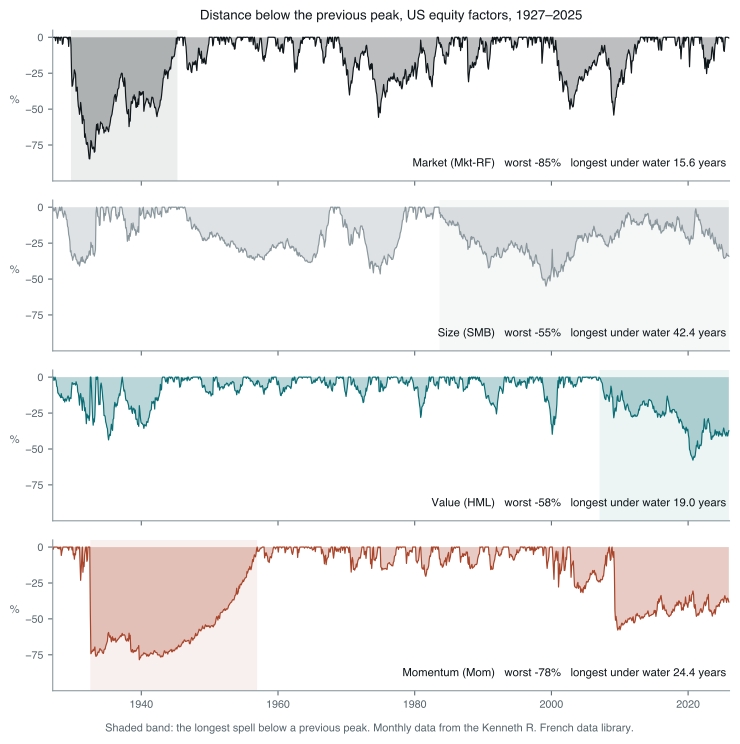

Reproduce this figure in Python.
# Ninety-nine years of the four best-known US equity return sources, from the
# Kenneth French data library: how deep and how long their drawdowns ran, how
# their returns changed after publication, and how much of a 10-month moving-
# average timing rule's return is timing rather than simply being invested.
#
# The data are downloaded (and cached in the system temp directory) rather than
# committed. The sample is pinned to end in December 2025 so the printed tables
# are stable; the library occasionally revises history, which can move the last
# digit. Offline with outputs already present, the script leaves them alone.
#
# Run standalone:  uv run --no-project --with matplotlib,numpy python <path>

import os

os.environ.setdefault("SOURCE_DATE_EPOCH", "1735689600")

import matplotlib

matplotlib.use("Agg")
matplotlib.rcParams["svg.fonttype"] = "path"
matplotlib.rcParams["svg.hashsalt"] = "st_factor_history"
matplotlib.rcParams["font.family"] = ["Helvetica", "Arial", "DejaVu Sans"]

import io
import sys
import tempfile
import urllib.request
import zipfile
from pathlib import Path

import matplotlib.pyplot as plt
import numpy as np

INK = "#10171B"
MUTED = "#58666E"
TEAL = "#0B6E75"
RUST = "#A8452B"
GREY = "#8A979D"

BASE = "https://mba.tuck.dartmouth.edu/pages/faculty/ken.french/ftp/"
FILES = {
    "ff3": "F-F_Research_Data_Factors_CSV.zip",
    "mom": "F-F_Momentum_Factor_CSV.zip",
}
END = 202512
CACHE = Path(tempfile.gettempdir()) / "quant_research_french"
OUT = Path(__file__).with_suffix("")


def fetch(name: str) -> str:
    CACHE.mkdir(exist_ok=True)
    path = CACHE / FILES[name]
    if not path.exists():
        with urllib.request.urlopen(BASE + FILES[name], timeout=60) as r:
            path.write_bytes(r.read())
    with zipfile.ZipFile(path) as z:
        return z.read(z.namelist()[0]).decode("latin-1")


def monthly(text: str) -> tuple[list[str], dict[int, list[float]]]:
    """The first block of YYYYMM rows, keyed by month; stops at the annual block."""
    lines = io.StringIO(text).read().splitlines()
    header, rows, started = None, {}, False
    for line in lines:
        cells = [c.strip() for c in line.split(",")]
        if not started and len(cells) > 1 and cells[0] == "" and cells[1]:
            header = cells[1:]
            started = True
            continue
        if started:
            if not cells[0].isdigit() or len(cells[0]) != 6:
                break
            rows[int(cells[0])] = [float(c) / 100 for c in cells[1:]]
    return header, rows


def load() -> dict[str, np.ndarray]:
    h3, ff3 = monthly(fetch("ff3"))
    hm, mom = monthly(fetch("mom"))
    months = sorted(m for m in ff3 if m in mom and m <= END)
    data = {"month": np.array(months)}
    for i, name in enumerate(h3):
        data[name] = np.array([ff3[m][i] for m in months])
    data["Mom"] = np.array([mom[m][0] for m in months])
    return data


def drawdown(r: np.ndarray) -> tuple[np.ndarray, float, int, int, int]:
    """Underwater curve of compounded wealth; worst depth; longest spell and where."""
    wealth = np.cumprod(1 + r)
    peak = np.maximum.accumulate(np.concatenate([[1.0], wealth]))[1:]
    under = wealth / peak - 1
    longest, start, run, best_start = 0, 0, 0, 0
    for i, u in enumerate(under):
        if u < 0:
            if run == 0:
                start = i
            run += 1
            if run > longest:
                longest, best_start = run, start
        else:
            run = 0
    return under, float(under.min()), longest, best_start, best_start + longest


def stats(r: np.ndarray) -> tuple[float, float, float, float]:
    mean, vol = 12 * r.mean(), np.sqrt(12) * r.std(ddof=1)
    sr = mean / vol
    return mean, vol, sr, sr * np.sqrt(len(r) / 12)


def label(month: int) -> str:
    return f"{month // 100}-{month % 100:02d}"


def sma_timing(d: dict[str, np.ndarray]) -> None:
    mkt, rf = d["Mkt-RF"], d["RF"]
    tri = np.cumprod(1 + mkt + rf)
    sig = np.full(len(tri), np.nan)
    for t in range(9, len(tri)):
        sig[t] = 1.0 if tri[t] > tri[t - 9 : t + 1].mean() else 0.0
    w, r, months = sig[:-1], mkt[1:], d["month"][1:]
    keep = ~np.isnan(w) & (months >= 192701)
    w, r, months = w[keep], r[keep], months[keep]

    print("\n10-month moving-average timing of the US market (signal at month-end,")
    print("held the next month; out of the market means T-bills; no costs)")
    print(
        f"{'period':<16}{'E[w]':>7}{'strat':>8}{'static':>8}{'timing':>8}"
        f"{'t(tim)':>8}{'SR mkt':>8}{'SR str':>8}{'MDD mkt':>9}{'MDD str':>9}{'sw/yr':>7}"
    )
    periods = [
        ("1927-2025", 192701, 202512),
        ("1927-1962", 192701, 196212),
        ("1963-1999", 196301, 199912),
        ("2000-2025", 200001, 202512),
        ("ex 1929-07..32", 192701, 202512),
    ]
    for name, a, b in periods:
        m = (months >= a) & (months <= b)
        if name.startswith("ex"):
            m &= ~((months >= 192907) & (months <= 193206))
        ww, rr = w[m], r[m]
        strat = ww * rr
        static = 12 * ww.mean() * rr.mean()
        timing = 12 * np.mean((ww - ww.mean()) * (rr - rr.mean()))
        x = np.column_stack([np.ones(len(ww)), ww])
        beta, res, *_ = np.linalg.lstsq(x, rr, rcond=None)
        resid = rr - x @ beta
        s2 = resid @ resid / (len(rr) - 2)
        se = np.sqrt(s2 * np.linalg.inv(x.T @ x)[1, 1])
        t_timing = beta[1] / se
        rf_m = rf[1:][keep][m]
        _, mdd_m, *_ = drawdown(rr + rf_m)
        _, mdd_s, *_ = drawdown(strat + rf_m)
        switches = np.sum(np.abs(np.diff(ww))) / (len(ww) / 12)
        print(
            f"{name:<16}{ww.mean():7.2f}{12 * strat.mean():8.2%}{static:8.2%}{timing:8.2%}"
            f"{t_timing:8.2f}{stats(rr)[2]:8.2f}{stats(strat)[2]:8.2f}"
            f"{mdd_m:9.1%}{mdd_s:9.1%}{switches:7.2f}"
        )


def publication_split(d: dict[str, np.ndarray]) -> None:
    print("\nBefore and after publication (annualised excess return, t-statistic)")
    cases = [
        ("SMB (size; Banz 1981)", "SMB", 198112),
        ("HML (value; Fama-French 1992)", "HML", 199212),
        ("Mom (momentum; Jegadeesh-Titman 1993)", "Mom", 199312),
    ]
    for name, col, cut in cases:
        r, months = d[col], d["month"]
        pre, post = r[months <= cut], r[months > cut]
        mp, _, _, tp = stats(pre)
        mq, _, _, tq = stats(post)
        print(
            f"  {name:<40} pre {mp:6.2%} (t={tp:4.1f}, {len(pre) // 12}y)"
            f"   post {mq:6.2%} (t={tq:4.1f}, {len(post) // 12}y)   change {mq / mp - 1:+.0%}"
        )


def factor_table(d: dict[str, np.ndarray]) -> list[tuple[str, np.ndarray]]:
    series = [
        ("Market (Mkt-RF)", d["Mkt-RF"]),
        ("Size (SMB)", d["SMB"]),
        ("Value (HML)", d["HML"]),
        ("Momentum (Mom)", d["Mom"]),
    ]
    months = d["month"]
    print(
        f"\nFactor history {label(months[0])} to {label(months[-1])}"
        " (monthly excess returns compounded; long-short legs fully collateralised)"
    )
    print(
        f"{'factor':<18}{'mean':>7}{'vol':>7}{'SR':>6}{'t':>6}{'MDD':>8}"
        f"{'longest underwater':>34}{'worst 12m':>11}{'neg 10y':>9}"
    )
    for name, r in series:
        mean, vol, sr, t = stats(r)
        _, mdd, longest, a, b = drawdown(r)
        roll12 = np.array([np.prod(1 + r[i : i + 12]) - 1 for i in range(len(r) - 11)])
        roll120 = np.array([np.prod(1 + r[i : i + 120]) - 1 for i in range(len(r) - 119)])
        spell = f"{longest / 12:4.1f}y ({label(months[a])}..{label(months[min(b, len(months) - 1)])})"
        print(
            f"{name:<18}{mean:7.2%}{vol:7.2%}{sr:6.2f}{t:6.1f}{mdd:8.1%}{spell:>34}"
            f"{roll12.min():11.1%}{np.mean(roll120 < 0):9.0%}"
        )
    mix = 0.5 * d["HML"] + 0.5 * d["Mom"]
    mean, vol, sr, t = stats(mix)
    _, mdd, longest, a, b = drawdown(mix)
    roll12 = np.array([np.prod(1 + mix[i : i + 12]) - 1 for i in range(len(mix) - 11)])
    roll120 = np.array([np.prod(1 + mix[i : i + 120]) - 1 for i in range(len(mix) - 119)])
    spell = f"{longest / 12:4.1f}y ({label(months[a])}..{label(months[min(b, len(months) - 1)])})"
    print(
        f"{'50/50 HML+Mom':<18}{mean:7.2%}{vol:7.2%}{sr:6.2f}{t:6.1f}{mdd:8.1%}{spell:>34}"
        f"{roll12.min():11.1%}{np.mean(roll120 < 0):9.0%}"
        f"   corr(HML, Mom) = {np.corrcoef(d['HML'], d['Mom'])[0, 1]:.2f}"
    )
    since = months >= 200001
    print("  since 2000:")
    for name, r in series:
        mean, vol, sr, t = stats(r[since])
        print(f"  {name:<16}{mean:7.2%}{vol:7.2%}{sr:6.2f}{t:6.1f}")
    return series


def figure(d: dict[str, np.ndarray], series: list[tuple[str, np.ndarray]]) -> None:
    months = d["month"]
    x = months // 100 + (months % 100 - 0.5) / 12
    fig, axes = plt.subplots(4, 1, figsize=(7.8, 7.6), sharex=True)
    colours = [INK, GREY, TEAL, RUST]
    for ax, (name, r), c in zip(axes, series, colours):
        under, mdd, longest, a, b = drawdown(r)
        ax.fill_between(x, under * 100, 0, color=c, alpha=0.28, lw=0)
        ax.plot(x, under * 100, color=c, lw=0.9)
        b = min(b, len(x) - 1)
        ax.axvspan(x[a], x[b], color=c, alpha=0.08, lw=0)
        ax.text(
            0.995,
            0.08,
            f"{name}   worst {mdd:.0%}   longest under water {longest / 12:.1f} years"
            + (", not yet recovered" if under[-1] < 0 and b == len(x) else ""),
            transform=ax.transAxes,
            ha="right",
            va="bottom",
            fontsize=8.5,
            color=INK,
        )
        ax.set_ylim(-100, 5)
        ax.set_yticks([-75, -50, -25, 0])
        ax.tick_params(labelsize=8, colors=MUTED)
        for side in ("top", "right"):
            ax.spines[side].set_visible(False)
        for side in ("left", "bottom"):
            ax.spines[side].set_color(GREY)
        ax.set_ylabel("%", fontsize=8.5, color=MUTED, rotation=0, labelpad=8)
    axes[0].set_title(
        "Distance below the previous peak, US equity factors, 1927–2025",
        fontsize=10,
        color=INK,
        pad=8,
    )
    axes[-1].set_xlim(x[0], x[-1] + 0.1)
    fig.text(
        0.5,
        -0.01,
        "Shaded band: the longest spell below a previous peak. Monthly data from the Kenneth R. French data library.",
        ha="center",
        fontsize=8.2,
        color=MUTED,
    )
    fig.tight_layout()
    for ext in ("pdf", "svg"):
        fig.savefig(f"{OUT}.{ext}", transparent=True, bbox_inches="tight")


def main() -> None:
    try:
        d = load()
    except OSError as e:
        if Path(f"{OUT}.svg").exists():
            print(f"offline ({e}); leaving the committed st_factor_history outputs in place")
            return
        sys.exit(f"cannot download the French data library: {e}")
    series = factor_table(d)
    publication_split(d)
    sma_timing(d)
    figure(d, series)


main()
